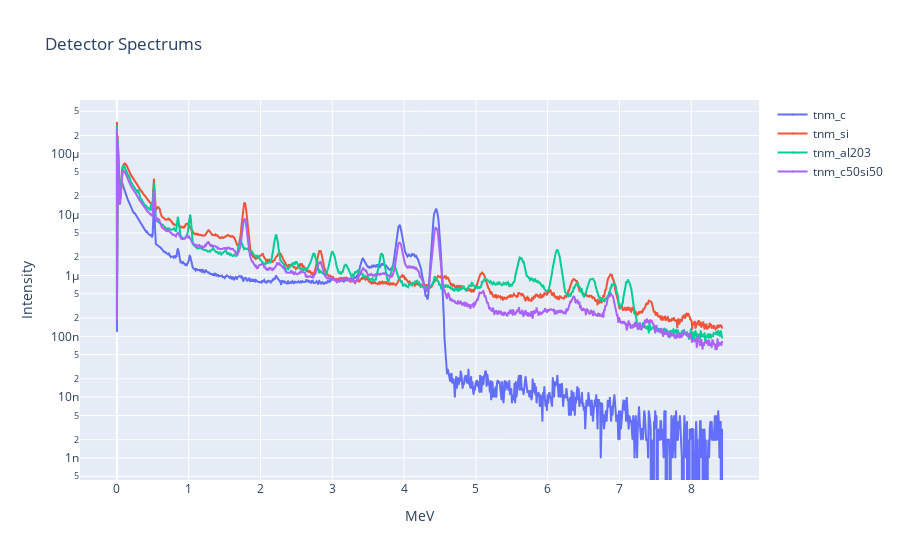

The cell this chart's notebook holds for it:
### Code cell
plotly_spectrums(detector_spectrums, 'Detector Spectrums', log_scale=True)

### Figure 1 — Plotly figure (JSON) as saved in the notebook; plotly's stock layout.template omitted (floating-point values rounded to 4 significant figures; data arrays with more than 128 entries replaced by an {"elided": "..."} marker saying what was removed)
{"data": [{"marker": {"size": 1}, "mode": "lines+markers", "name": "tnm_c", "type": "scatter", "x": {"elided": "935 float values"}, "y": {"elided": "935 float values"}}, {"marker": {"size": 1}, "mode": "lines+markers", "name": "tnm_si", "type": "scatter", "x": {"elided": "935 float values"}, "y": {"elided": "935 float values"}}, {"marker": {"size": 1}, "mode": "lines+markers", "name": "tnm_al203", "type": "scatter", "x": {"elided": "935 float values"}, "y": {"elided": "935 float values"}}, {"marker": {"size": 1}, "mode": "lines+markers", "name": "tnm_c50si50", "type": "scatter", "x": {"elided": "935 float values"}, "y": {"elided": "935 float values"}}], "layout": {"title": {"text": "Detector Spectrums"}, "xaxis": {"title": {"text": "MeV"}}, "yaxis": {"title": {"text": "Intensity"}, "type": "log"}}}
